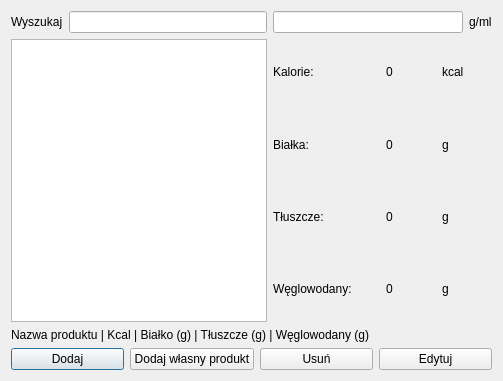
<?xml version="1.0" encoding="UTF-8"?>
<ui version="4.0">
 <class>AddProductWindow</class>
 <widget class="QDialog" name="AddProductWindow">
  <property name="windowModality">
   <enum>Qt::NonModal</enum>
  </property>
  <property name="enabled">
   <bool>true</bool>
  </property>
  <property name="geometry">
   <rect>
    <x>0</x>
    <y>0</y>
    <width>503</width>
    <height>381</height>
   </rect>
  </property>
  <property name="maximumSize">
   <size>
    <width>1920</width>
    <height>1080</height>
   </size>
  </property>
  <property name="font">
   <font>
    <pointsize>9</pointsize>
   </font>
  </property>
  <property name="windowTitle">
   <string>Dialog</string>
  </property>
  <layout class="QGridLayout" name="gridLayout_2">
   <item row="0" column="0">
    <layout class="QHBoxLayout" name="horizontalLayout_4">
     <item>
      <widget class="QLabel" name="label_6">
       <property name="text">
        <string>Wyszukaj</string>
       </property>
      </widget>
     </item>
     <item>
      <widget class="QLineEdit" name="SearchlineEdit"/>
     </item>
    </layout>
   </item>
   <item row="0" column="1">
    <layout class="QHBoxLayout" name="horizontalLayout">
     <item>
      <widget class="QLineEdit" name="GramslineEdit"/>
     </item>
     <item>
      <widget class="QLabel" name="label_5">
       <property name="text">
        <string>g/ml</string>
       </property>
      </widget>
     </item>
    </layout>
   </item>
   <item row="1" column="0">
    <widget class="QListWidget" name="listWidget">
     <property name="font">
      <font>
       <pointsize>10</pointsize>
      </font>
     </property>
    </widget>
   </item>
   <item row="1" column="1">
    <layout class="QGridLayout" name="gridLayout">
     <item row="0" column="0">
      <widget class="QLabel" name="label">
       <property name="text">
        <string>Kalorie:</string>
       </property>
      </widget>
     </item>
     <item row="0" column="1">
      <layout class="QHBoxLayout" name="horizontalLayout_2">
       <item>
        <widget class="QLabel" name="calorieslabel">
         <property name="text">
          <string>0</string>
         </property>
        </widget>
       </item>
       <item>
        <widget class="QLabel" name="label_8">
         <property name="text">
          <string>kcal</string>
         </property>
        </widget>
       </item>
      </layout>
     </item>
     <item row="1" column="0">
      <widget class="QLabel" name="label_2">
       <property name="text">
        <string>Białka:</string>
       </property>
      </widget>
     </item>
     <item row="1" column="1">
      <layout class="QHBoxLayout" name="horizontalLayout_5">
       <item>
        <widget class="QLabel" name="proteinlabel">
         <property name="text">
          <string>0</string>
         </property>
        </widget>
       </item>
       <item>
        <widget class="QLabel" name="label_9">
         <property name="text">
          <string>g</string>
         </property>
        </widget>
       </item>
      </layout>
     </item>
     <item row="2" column="0">
      <widget class="QLabel" name="label_3">
       <property name="text">
        <string>Tłuszcze:</string>
       </property>
      </widget>
     </item>
     <item row="2" column="1">
      <layout class="QHBoxLayout" name="horizontalLayout_6">
       <item>
        <widget class="QLabel" name="fatslabel">
         <property name="text">
          <string>0</string>
         </property>
        </widget>
       </item>
       <item>
        <widget class="QLabel" name="label_10">
         <property name="text">
          <string>g</string>
         </property>
        </widget>
       </item>
      </layout>
     </item>
     <item row="3" column="0">
      <widget class="QLabel" name="label_4">
       <property name="text">
        <string>Węglowodany:</string>
       </property>
      </widget>
     </item>
     <item row="3" column="1">
      <layout class="QHBoxLayout" name="horizontalLayout_7">
       <item>
        <widget class="QLabel" name="carbohydrateslabel">
         <property name="text">
          <string>0</string>
         </property>
        </widget>
       </item>
       <item>
        <widget class="QLabel" name="label_11">
         <property name="text">
          <string>g</string>
         </property>
        </widget>
       </item>
      </layout>
     </item>
    </layout>
   </item>
   <item row="2" column="0" colspan="2">
    <layout class="QVBoxLayout" name="verticalLayout">
     <item>
      <widget class="QLabel" name="label_7">
       <property name="text">
        <string>Nazwa produktu | Kcal | Białko (g) | Tłuszcze (g) | Węglowodany (g)</string>
       </property>
      </widget>
     </item>
     <item>
      <layout class="QHBoxLayout" name="horizontalLayout_3">
       <item>
        <widget class="QPushButton" name="AddProductpushButton">
         <property name="text">
          <string>Dodaj</string>
         </property>
        </widget>
       </item>
       <item>
        <widget class="QPushButton" name="AddOwnPrdctpushButton">
         <property name="text">
          <string>Dodaj własny produkt</string>
         </property>
        </widget>
       </item>
       <item>
        <widget class="QPushButton" name="pushButton">
         <property name="text">
          <string>Usuń</string>
         </property>
        </widget>
       </item>
       <item>
        <widget class="QPushButton" name="EditProductpushButton">
         <property name="text">
          <string>Edytuj</string>
         </property>
        </widget>
       </item>
      </layout>
     </item>
    </layout>
   </item>
  </layout>
 </widget>
 <resources/>
 <connections/>
</ui>
